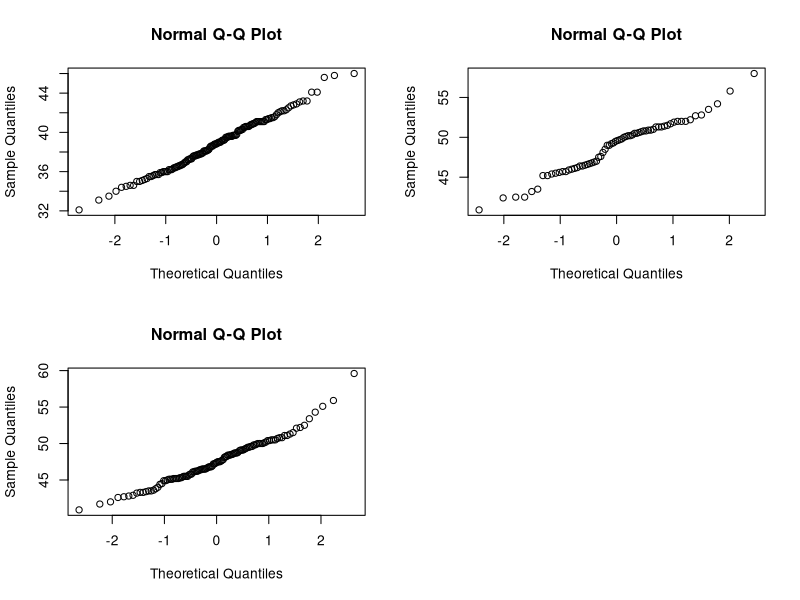
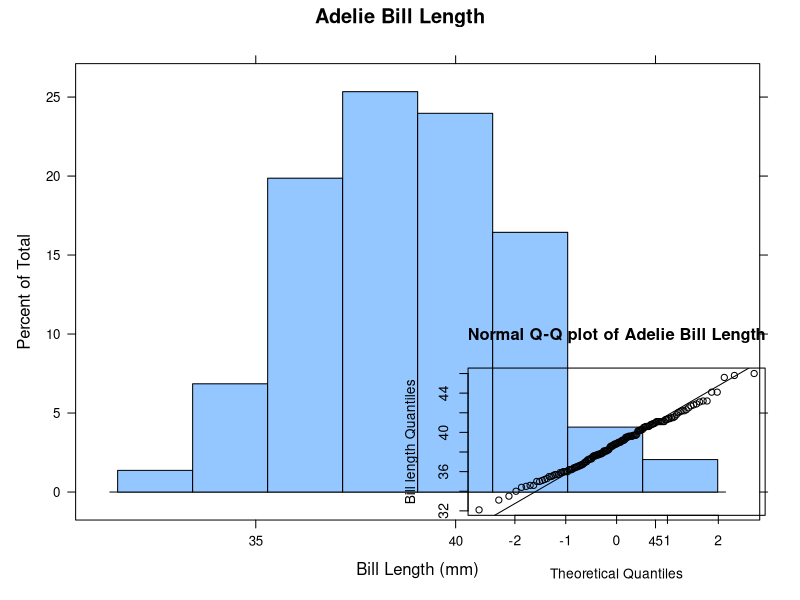
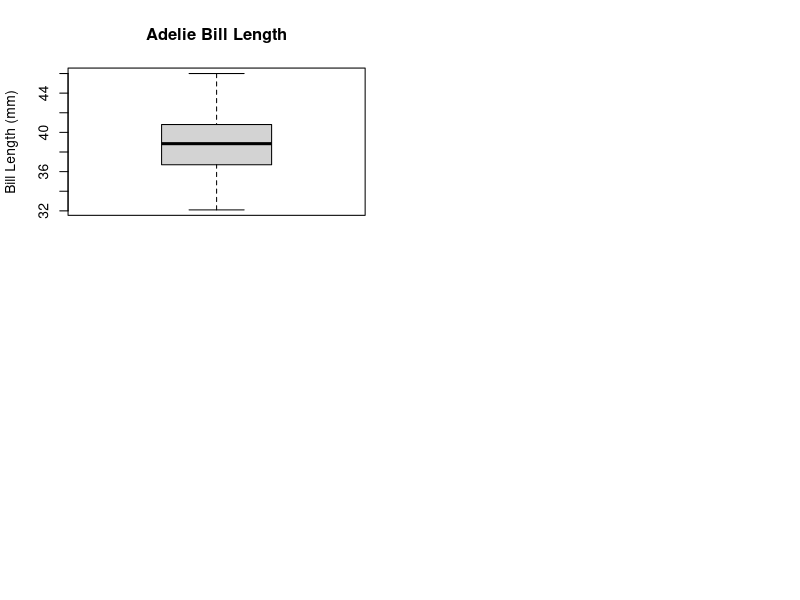
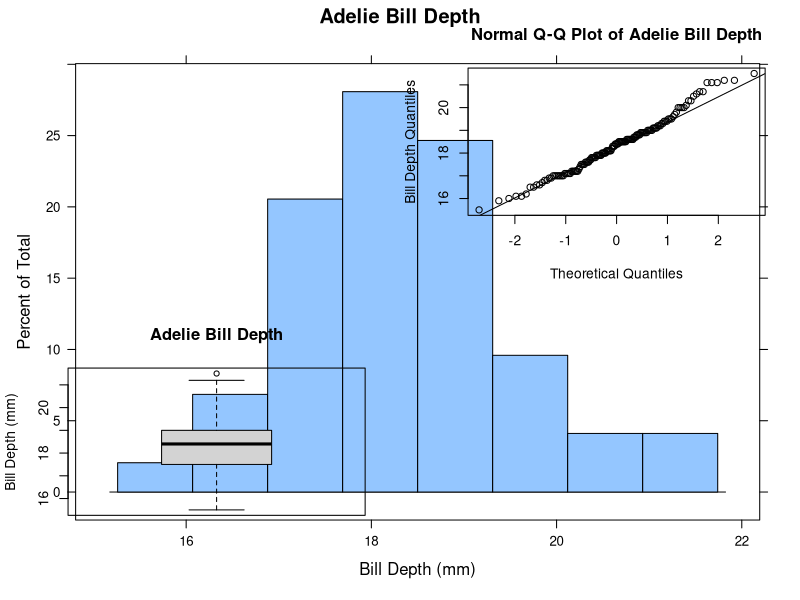
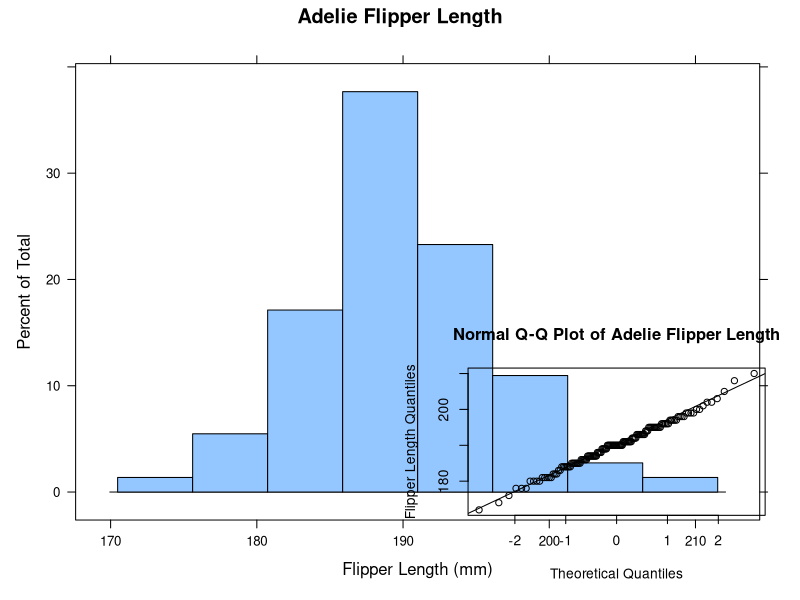
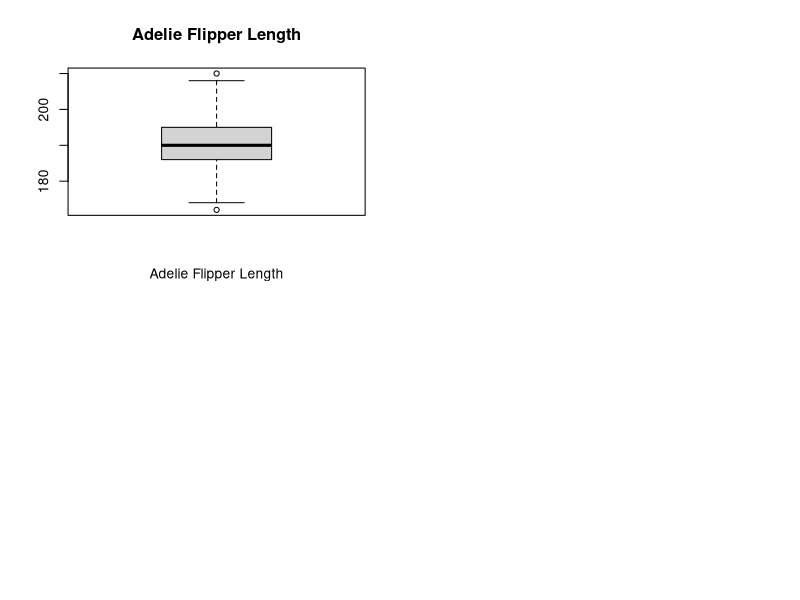
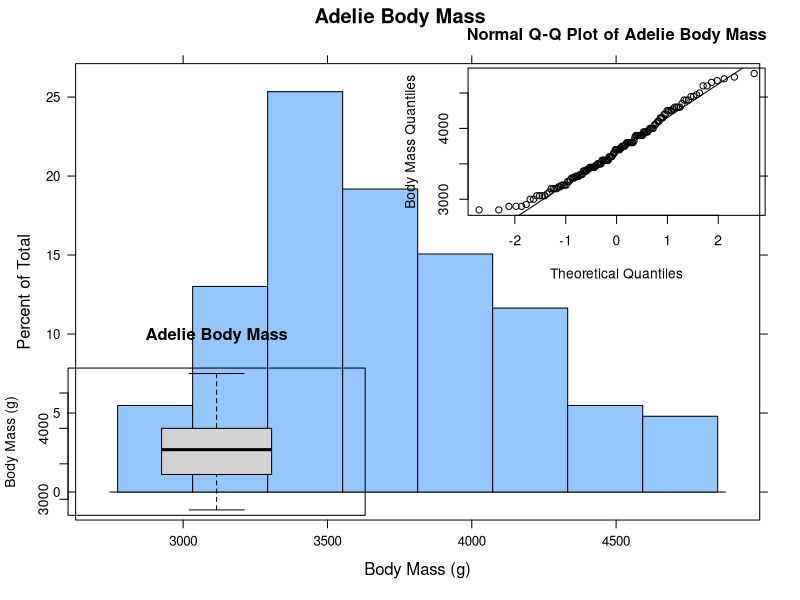
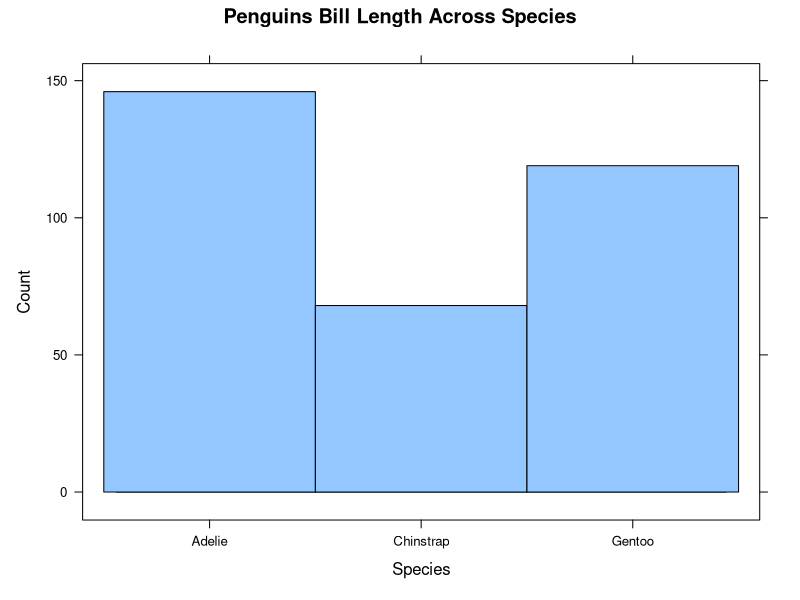

These figures' R source, in order:
#######################################################################
#####                  Penguin Data Analysis                      #####
##                                                                   ##
#######################################################################

## Analysis of Penguin populations on 3 different islands.

##  Libraries needed for work. 

library(lattice)
library(palmerpenguins)
library(tidyverse)

##  Data set to be used: Penguins

?penguins  #  Size measurements for adult foraging penguins near 
#               Palmer Station, Antarctic

glimpse(penguins) # Tibble of 8 x344
head(penguins)  
names(penguins)
View(penguins)
summary(penguins) # Provides a quick summary of the data 

# Multiple missing values are present as NAs. 
# The variable sex has 11 missing values, and the others have 2 
#   missing values each (bill_length and depth, flipper_length and 
#   body_mass).

?qqnorm() #  is a generic function the default method of which 
#    produces a normal QQ plot of the values, quantile-quantile 
#    plot which passes through the probs quantiles, by default 
#    the first and third quantiles.
?qqline # adds a line to a “theoretical”, by default normal, 
#    quantile-quantile plot which passes through the probs 
#    quantiles, by default the first and third quatiles.

# Removing NAs with na.omit() function and creating a new object.
summary(penguins) # Has NAs in measured variables. 
comp_penguins <- na.omit(penguins)
nrow(penguins) # Returns 344 rows
nrow(comp_penguins) # Returns 333 rows

names(comp_penguins)  # Variable names
glimpse(comp_penguins) # Tibble of 8 x 333 ; 11 rows removed for NAs

summary(comp_penguins)

# Continuing working with the data subset - comp_penguins. 
###   By species: Adelie, Chinstrap, and Gentoo. 
###     Examine the measured features of the penguins:
#         1)  bill_length_mm
#         2)  bill_depth_mm
#         3)  flipper_length_mm
#         4)  body_mass_g
names(comp_penguins)

##  Initial Visual inspection of the data by histogram, qqplots,
##    boxplot, and Shapiro.Wilks testing for normal data 
##    distributions.
?hist() # simple graphing tools.

##  Adelie penguin data set.

par(mfrow = c(2,2))
with(comp_penguins, tapply(bill_length_mm, species, qqnorm))




comp_Adelie <- comp_penguins |> 
  filter(species == "Adelie") 

comp_Adelie
summary(comp_penguins)

## 1) Adelie penguin bill_length_mm
mean(comp_Adelie$bill_length_mm)
median(comp_Adelie$bill_length_mm)



histogram(comp_Adelie$bill_length_mm, 
    main = "Adelie Bill Length", xlab = "Bill Length (mm)")
#
qqnorm(comp_Adelie$bill_length_mm, 
    main = "Normal Q-Q plot of Adelie Bill Length", 
    ylab = "Bill length Quantiles")
#
qqline(comp_Adelie$bill_length_mm)
# 
boxplot(comp_Adelie$bill_length_mm, main = "Adelie Bill Length",
        ylab = "Bill Length (mm)")#
shapiro.test(comp_Adelie$bill_length_mm) # Not significant so 
#       normal distribution. 
#

### 2)  bill_depth_mm 
mean(comp_Adelie$bill_depth_mm)
median(comp_Adelie$bill_depth_mm)
histogram(comp_Adelie$bill_depth_mm, 
          main = "Adelie Bill Depth", xlab = "Bill Depth (mm)")
#
qqnorm(comp_Adelie$bill_depth_mm, 
       main = "Normal Q-Q Plot of Adelie Bill Depth",
       ylab = "Bill Depth Quantiles")
qqline(comp_Adelie$bill_depth_mm)

# 
boxplot(comp_Adelie$bill_depth_mm, main = "Adelie Bill Depth", 
        ylab = "Bill Depth (mm)")


#
shapiro.test(comp_Adelie$bill_depth_mm) # Not significant so 
#       normal distribution.


### 3) Adelie flipper_length_mm
mean(comp_Adelie$flipper_length_mm)
median(comp_Adelie$flipper_length_mm)
histogram(comp_Adelie$flipper_length_mm, 
    main = "Adelie Flipper Length", xlab = "Flipper Length (mm)")

#
qqnorm(comp_Adelie$flipper_length_mm, 
    main = "Normal Q-Q Plot of Adelie Flipper Length",
    ylab = "Flipper Length Quantiles")
qqline(comp_Adelie$flipper_length_mm)

#
boxplot(comp_Adelie$flipper_length_mm, 
        main = "Adelie Flipper Length", 
        xlab = "Adelie Flipper Length")
#
shapiro.test(comp_Adelie$flipper_length_mm) # No significant so 
#       normal distribution.

### 4) Adelie body_mass_g
mean(comp_Adelie$body_mass_g)
median(comp_Adelie$body_mass_g)
histogram(comp_Adelie$body_mass_g, main = "Adelie Body Mass", 
          xlab = "Body Mass (g)")
#
qqnorm(comp_Adelie$body_mass_g, 
       main = "Normal Q-Q Plot of Adelie Body Mass", 
       ylab = "Body Mass Quantiles")
qqline(comp_Adelie$body_mass_g)

#
boxplot(comp_Adelie$body_mass_g, main = "Adelie Body Mass",
        ylab = "Body Mass (g)")
#
shapiro.test(comp_Adelie$body_mass_g) # Significant so not 
#       normal distribution. Slightly skewed to the left seen. 

#####################################################
##  Species Comparison of measured indices. 
# Using the complete data set, comp_penguins, that lacks NAs.
?histogram # For quick plots
#
par(mfrow = c(2,2))
comp_penguins
histogram(bill_length_mm ~ species, xlab = "Species",
          ylab = "Count", type = "count", 
          main = "Penguins Bill Length Across Species",
          data = comp_penguins)
histogram(bill_depth_mm ~ species, xlab = "Species", 
          ylab = "Count", type = "count", 
          main = "Penguins Bill Depth Across Species",
          data = comp_penguins)
histogram(flipper_length_mm ~ species, xlab = "Species",
          ylab = "Count", type = "count", 
          main = "Penguin Flipper Length Across Species",
          data = comp_penguins)
histogram(body_mass_g ~ species, xlab = "Species", 
          ylab = "Count", type = "count",
          main = "Penguins Body Mass Across Species",
          data = comp_penguins)

# Examination of Bill Length across species.
### 1) bill_length_mm 

comp_Adelie <- comp_penguins |> 
  filter(species == "Adelie") 

comp_Adelie

summary(comp_penguins)
head(comp_penguins)
# Count by species:
#   1) Adelie: 146
#   2)  Chinstrap: 68
#   3)  Gentoo

# For final analysis 65 samples from each species will be used 
#   for mean comparisons and anova. 


histogram(comp_Adelie$bill_length_mm) 
#
par(mfrow = c(1, 1))
qqnorm(comp_Adelie$bill_length_mm) # plots the bill_length_mm
#   against qqnorm distribution
qqline(comp_Adelie$bill_length_mm) # Draws line through qqnorm 
#               point on plot ==> Note points mainly along line.
#
boxplot(comp_Adelie$bill_length_mm)
#
?shapiro.test
shapiro.test(comp_Adelie$bill_length_mm) # Test for normal 
#   distribution. 


comp_Chinstrap <- penguins |> 
  na.omit() |> 
  filter(species == "Chinstrap")

comp_Chinstrap
summary(comp_Chinstrap)

qqnorm(comp_Chinstrap$bill_length_mm)
qqline(comp_Chinstrap$bill_length_mm)

histogram(comp_Chinstrap$bill_length_mm, xlab = "Chinstrap Penguins",
          ylabs = "Bill Length (mm)", main = "Chinstrap Bill Length")

boxplot(comp_Chinstrap$bill_length_mm, xlab = "Chinstrap Penguins", 
        ylab = "Bill Length (mm)",main = "Chinstrap Bill Length")

shapiro.test(comp_Chinstrap$bill_length_mm)

comp_Gentoo <- comp_penguins |> 
  filter(species == "Gentoo")

comp_Gentoo
summary(comp_Gentoo)

qqnorm(comp_Gentoo$bill_length_mm)
qqline(comp_Gentoo$bill_length_mm)

histogram(comp_Gentoo$bill_length_mm, xlab = "Gentoo Penguins", 
          ylab = "Bill Length (mm)", main = "Gentoo Bill Length",
          data = comp_Gentoo)

boxplot(comp_Gentoo$bill_length_mm, xlab = "Gentoo Penguins",
          ylab = "Bill Length (mm)", main = "Gentoo Bill Length",
          data = comp_Gentoo)

shapiro.test(comp_Gentoo$bill_length_mm) # Significant so Gentoo
#       bill length is not a normal distribution

# All three shapiro tests done in one line of code. 
with(comp_penguins, tapply(bill_length_mm, species, shapiro.test))

with(comp_penguins, tapply(bill_length_mm, species, qqnorm))


############## Unnecessary to create equal sets ##############
# Creates a subset of data with each species of penguins having
#   65 observations each. Slice_sample() will randomly pick 65 
#   observations from each data set.

comp_Adel_bill_len <- comp_penguins |> 
  filter(species == "Adelie") |> 
  select(bill_length_mm) |> 
  slice_sample(n = 65)

comp_Chin_bill_len <- comp_penguins |> 
  filter(species == "Chinstrap") |> 
  select(bill_length_mm) |> 
  slice_sample(n = 65)

comp_Gen_bill_len <- comp_penguins |> 
  filter(species == "Gentoo") |> 
  select(bill_length_mm) |> 
  slice_sample(n = 65)


species_bill_length <- 
  data.frame(comp_Adel_bill_len,
  comp_Chin_bill_len,comp_Gen_bill_len)


?rename
#
species_bill_length <- species_bill_length |> 
  rename(Adelie = bill_length_mm,
         Chinstrap = bill_length_mm.1,
         Gentoo = bill_length_mm.2)


glimpse(species_bill_length)
str(species_bill_length)

summary(species_bill_length)

#
?pivot_longer() #  "lengthens" data, increasing the number 
#    of rows and decreasing the number of columns.

species_bill_length <- pivot_longer(species_bill_length,
             cols = c(1:3),
             names_to = "species",
             values_to = "bill_length_mm"
             )
rm(species_bill_len)
head(species_bill_length)

species_bill_length$species <- factor(species_bill_length$species)
str(species_bill_length)

Adelie_temp<- comp_penguins |> 
    filter(species == "Adelie") |> 
    select(3:6)
apply(Adelie_temp, 2, mean)

Gentoo_temp<- comp_penguins |> 
    filter(species == "Gentoo") |> 
    select(3:6)
apply(Gentoo_temp, 2, mean)


Chinstrap_temp<- comp_penguins |> 
    filter(species == "Chinstrap") |> 
    select(3:6)
apply(Chinstrap_temp, 2, mean)
###############################################################

aov(bill_length_mm ~ species, 
                       data = comp_penguins)
#
summary(aov(bill_length_mm ~ species, data = comp_penguins))
#
aov_model_bill_len <- aov(bill_length_mm ~ species,
                          data = comp_penguins)

aov_model_bill_len
#
summary(aov_model_bill_len)

model.tables(aov_model_bill_len, type = "effect") # Returns difference of 
#   each factor mean - overall mean  
model.tables(aov_model_bill_len, type = "means")  # Returns the overall
#   mean and the mean of each factor. 
?aov()
#
?TukeyHSD()
#
TukeyHSD(aov_model_bill_len, conf.level = 0.95)  

comparisons_bill_len <- TukeyHSD(aov_model_bill_len,
                                 conf.level = 0.95)
plot(comparisons_bill_len)

compar_bill_len <- TukeyHSD((aov_model_bill_len))
plot(compar_bill_len)

aov(body_mass_g ~ species, comp_penguins)
#

summary(comp_penguins)


####################################################################
# Skipping the need for making a comp_penguins for data sub-setting. 
penguins |> 
  na.omit() |> 
  select(species, bill_length_mm) |> 
  filter(species == "Adelie") |> 
  slice_sample(n = 65) 
####################################################################

## Bill Length differences across species 
glimpse(comp_penguins)
summary(comp_penguins)

Adelie_65 <- penguins |> 
  na.omit() |> 
  filter(species == "Adelie") |> 
  slice_sample(n = 65)

Chinstrap_65 <- penguins |> 
  na.omit() |> 
  filter(species == "Chinstrap") |> 
  slice_sample(n = 65)

Gentoo_65 <- penguins |> 
  na.omit() |> 
  filter(species == "Gentoo") |> 
  slice_sample(n = 65)

Species_65 <- rbind(Adelie_65, Chinstrap_65, Gentoo_65)

###################################################################

Species_65 |> 
  filter(species == "Adelie") |> 
  select(species, bill_depth_mm) |> 
  rename(Adel_bill_dep = "bill_depth_mm")

####################################################################

Species_65 |> 
  filter(species == "Adelie") |> 
  ggplot(aes(x = bill_depth_mm)) +
  geom_histogram(binwidth = 0.25) +
  labs(
    title = "Adelie Penguin's Bill Depth",
    x = "Length (mm)", y = "Counts")

Species_65 |> 
  filter(species == "Chinstrap") |> 
  ggplot(aes(x = bill_depth_mm)) +
  geom_histogram(binwidth = 0.2) +
  labs(
    title = "Chinstrap Penguin's Bill Depth",
    x = "length (mm)", y = "Counts")

Species_65 |> 
  filter(species == "Gentoo") |> 
  ggplot(aes(x = bill_depth_mm)) +
  geom_histogram()+
  labs(
    title = "Gentoo Penguin's Bill Depth",
    x = "Length (mm)", y = "Counts"
  )

Species_65 |> 
  ggplot(aes(x = species, y = bill_depth_mm, fill = species)) +
  geom_boxplot()+
  labs(
    title = "Penguin Species Bill Depth ", 
    x = "Species", y = "Bill Depth (mm)"
  )

################################################################
#####             Further analysis Two Way Anova
###
#
# Two way anova: comp_penguin$bill_length::comp_penguins$sex 

library(car)
leveneTest(comp_penguins$bill_length_mm ~ comp_penguins$species *
               comp_penguins$sex)

tw_aov_bill_length <- 
    aov(comp_penguins$bill_length_mm ~ comp_penguins$species * 
        comp_penguins$sex)
summary(tw_aov_bill_length)

tw_aov_no_ia_bill_length <- 
    aov(comp_penguins$bill_length_mm ~ comp_penguins$species + 
            comp_penguins$sex)
summary(tw_aov_no_ia_bill_length)

TukeyHSD(tw_aov_bill_length)
plot(TukeyHSD(tw_aov_bill_length))

TukeyHSD(tw_aov_no_ia_bill_length)
plot(TukeyHSD(tw_aov_no_ia_bill_length))




#################################################################

tw_aov_bill_depth <- 
    aov(comp_penguins$bill_depth_mm ~ comp_penguins$species * 
            comp_penguins$sex)
summary(tw_aov_bill_depth)

tw_aov_no_ia_bill_depth <- 
    aov(comp_penguins$bill_depth_mm ~ comp_penguins$species + 
            comp_penguins$sex)
summary(tw_aov_no_ia_bill_depth)
plot(tw_aov_no_ia_bill_depth, which = 2)
plot(tw_aov_no_ia_bill_depth, which = 3)

TukeyHSD(tw_aov_bill_depth)
plot(TukeyHSD(tw_aov_bill_depth))

TukeyHSD(tw_aov_no_ia_bill_depth)

plot(TukeyHSD(tw_aov_no_ia_bill_depth))





#################################################################

tw_aov_body_mass <- 
    aov(comp_penguins$body_mass_g ~ comp_penguins$species * 
            comp_penguins$sex)
summary(tw_aov_body_mass)

tw_aov_no_ia_bill_depth <- 
    aov(comp_penguins$body_mass_g ~ comp_penguins$species + 
            comp_penguins$sex)
summary(tw_aov_no_ia_bill_depth)

TukeyHSD(tw_aov_body_mass)
plot(TukeyHSD(tw_aov_body_mass))

TukeyHSD(tw_aov_no_ia_bill_depth)

plot(TukeyHSD(tw_aov_no_ia_bill_depth))


   